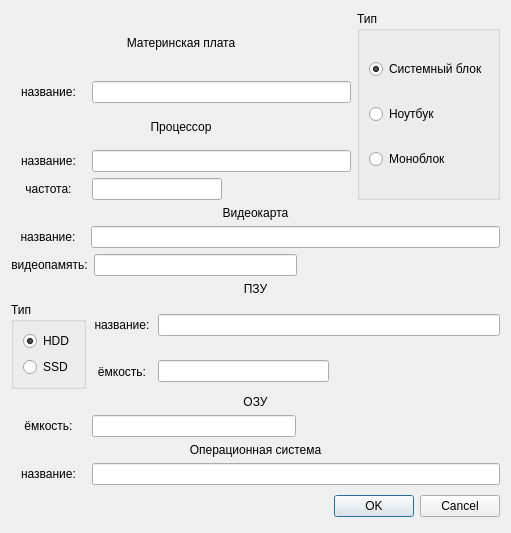
<?xml version="1.0" encoding="UTF-8"?>
<ui version="4.0">
 <class>PCInfoDialog</class>
 <widget class="QDialog" name="PCInfoDialog">
  <property name="geometry">
   <rect>
    <x>0</x>
    <y>0</y>
    <width>511</width>
    <height>533</height>
   </rect>
  </property>
  <property name="windowTitle">
   <string>Dialog</string>
  </property>
  <property name="modal">
   <bool>true</bool>
  </property>
  <layout class="QGridLayout" name="gridLayout_3">
   <item row="0" column="0">
    <layout class="QGridLayout" name="gridLayout_2">
     <item row="0" column="0">
      <layout class="QVBoxLayout" name="verticalLayout_3">
       <item>
        <widget class="QLabel" name="label_3">
         <property name="text">
          <string>Материнская плата</string>
         </property>
         <property name="alignment">
          <set>Qt::AlignCenter</set>
         </property>
        </widget>
       </item>
       <item>
        <layout class="QHBoxLayout" name="horizontalLayout_5">
         <item>
          <widget class="QLabel" name="label">
           <property name="minimumSize">
            <size>
             <width>75</width>
             <height>0</height>
            </size>
           </property>
           <property name="text">
            <string>название:</string>
           </property>
           <property name="alignment">
            <set>Qt::AlignCenter</set>
           </property>
          </widget>
         </item>
         <item>
          <widget class="QLineEdit" name="lineEdit"/>
         </item>
        </layout>
       </item>
      </layout>
     </item>
     <item row="0" column="1" rowspan="2">
      <widget class="QGroupBox" name="groupBox_3">
       <property name="title">
        <string>Тип</string>
       </property>
       <layout class="QVBoxLayout" name="verticalLayout_8">
        <item>
         <widget class="QRadioButton" name="radioButton_3">
          <property name="text">
           <string>Системный блок</string>
          </property>
          <property name="checked">
           <bool>true</bool>
          </property>
         </widget>
        </item>
        <item>
         <widget class="QRadioButton" name="radioButton_5">
          <property name="text">
           <string>Ноутбук</string>
          </property>
         </widget>
        </item>
        <item>
         <widget class="QRadioButton" name="radioButton_4">
          <property name="text">
           <string>Моноблок</string>
          </property>
         </widget>
        </item>
       </layout>
      </widget>
     </item>
     <item row="1" column="0">
      <layout class="QVBoxLayout" name="verticalLayout">
       <item>
        <widget class="QLabel" name="label_2">
         <property name="text">
          <string>Процессор</string>
         </property>
         <property name="alignment">
          <set>Qt::AlignCenter</set>
         </property>
        </widget>
       </item>
       <item>
        <layout class="QHBoxLayout" name="horizontalLayout">
         <item>
          <widget class="QLabel" name="label_4">
           <property name="minimumSize">
            <size>
             <width>75</width>
             <height>0</height>
            </size>
           </property>
           <property name="text">
            <string>название:</string>
           </property>
           <property name="alignment">
            <set>Qt::AlignCenter</set>
           </property>
          </widget>
         </item>
         <item>
          <widget class="QLineEdit" name="lineEdit_2"/>
         </item>
        </layout>
       </item>
       <item>
        <layout class="QHBoxLayout" name="horizontalLayout_2">
         <item>
          <widget class="QLabel" name="label_5">
           <property name="minimumSize">
            <size>
             <width>75</width>
             <height>0</height>
            </size>
           </property>
           <property name="text">
            <string>частота:</string>
           </property>
           <property name="alignment">
            <set>Qt::AlignCenter</set>
           </property>
          </widget>
         </item>
         <item>
          <widget class="QLineEdit" name="lineEdit_3"/>
         </item>
         <item>
          <spacer name="horizontalSpacer_2">
           <property name="orientation">
            <enum>Qt::Horizontal</enum>
           </property>
           <property name="sizeHint" stdset="0">
            <size>
             <width>40</width>
             <height>20</height>
            </size>
           </property>
          </spacer>
         </item>
        </layout>
       </item>
      </layout>
     </item>
    </layout>
   </item>
   <item row="1" column="0">
    <layout class="QVBoxLayout" name="verticalLayout_9">
     <item>
      <layout class="QVBoxLayout" name="verticalLayout_2">
       <item>
        <widget class="QLabel" name="label_7">
         <property name="text">
          <string>Видеокарта</string>
         </property>
         <property name="alignment">
          <set>Qt::AlignCenter</set>
         </property>
        </widget>
       </item>
       <item>
        <layout class="QHBoxLayout" name="horizontalLayout_4">
         <item>
          <widget class="QLabel" name="label_6">
           <property name="minimumSize">
            <size>
             <width>74</width>
             <height>0</height>
            </size>
           </property>
           <property name="text">
            <string>название:</string>
           </property>
           <property name="alignment">
            <set>Qt::AlignCenter</set>
           </property>
          </widget>
         </item>
         <item>
          <widget class="QLineEdit" name="lineEdit_4"/>
         </item>
        </layout>
       </item>
       <item>
        <layout class="QHBoxLayout" name="horizontalLayout_3">
         <item>
          <widget class="QLabel" name="label_9">
           <property name="minimumSize">
            <size>
             <width>75</width>
             <height>0</height>
            </size>
           </property>
           <property name="text">
            <string>видеопамять:</string>
           </property>
           <property name="alignment">
            <set>Qt::AlignCenter</set>
           </property>
          </widget>
         </item>
         <item>
          <widget class="QLineEdit" name="lineEdit_5"/>
         </item>
         <item>
          <spacer name="horizontalSpacer">
           <property name="orientation">
            <enum>Qt::Horizontal</enum>
           </property>
           <property name="sizeHint" stdset="0">
            <size>
             <width>40</width>
             <height>20</height>
            </size>
           </property>
          </spacer>
         </item>
        </layout>
       </item>
      </layout>
     </item>
     <item>
      <layout class="QVBoxLayout" name="verticalLayout_7">
       <item>
        <widget class="QLabel" name="label_12">
         <property name="text">
          <string>ПЗУ</string>
         </property>
         <property name="alignment">
          <set>Qt::AlignCenter</set>
         </property>
        </widget>
       </item>
       <item>
        <layout class="QGridLayout" name="gridLayout">
         <item row="0" column="0" rowspan="2">
          <widget class="QGroupBox" name="groupBox">
           <property name="minimumSize">
            <size>
             <width>75</width>
             <height>0</height>
            </size>
           </property>
           <property name="title">
            <string>Тип</string>
           </property>
           <layout class="QVBoxLayout" name="verticalLayout_6">
            <item>
             <widget class="QRadioButton" name="radioButton">
              <property name="text">
               <string>HDD</string>
              </property>
              <property name="checked">
               <bool>true</bool>
              </property>
             </widget>
            </item>
            <item>
             <widget class="QRadioButton" name="radioButton_2">
              <property name="text">
               <string>SSD</string>
              </property>
             </widget>
            </item>
           </layout>
          </widget>
         </item>
         <item row="1" column="1">
          <layout class="QHBoxLayout" name="horizontalLayout_8">
           <item>
            <widget class="QLabel" name="label_14">
             <property name="minimumSize">
              <size>
               <width>60</width>
               <height>0</height>
              </size>
             </property>
             <property name="text">
              <string>ёмкость:</string>
             </property>
             <property name="alignment">
              <set>Qt::AlignCenter</set>
             </property>
            </widget>
           </item>
           <item>
            <widget class="QLineEdit" name="lineEdit_8"/>
           </item>
           <item>
            <spacer name="horizontalSpacer_3">
             <property name="orientation">
              <enum>Qt::Horizontal</enum>
             </property>
             <property name="sizeHint" stdset="0">
              <size>
               <width>40</width>
               <height>20</height>
              </size>
             </property>
            </spacer>
           </item>
          </layout>
         </item>
         <item row="0" column="1">
          <layout class="QHBoxLayout" name="horizontalLayout_7">
           <item>
            <widget class="QLabel" name="label_13">
             <property name="minimumSize">
              <size>
               <width>60</width>
               <height>0</height>
              </size>
             </property>
             <property name="text">
              <string>название:</string>
             </property>
             <property name="alignment">
              <set>Qt::AlignCenter</set>
             </property>
            </widget>
           </item>
           <item>
            <widget class="QLineEdit" name="lineEdit_7"/>
           </item>
          </layout>
         </item>
        </layout>
       </item>
      </layout>
     </item>
     <item>
      <layout class="QVBoxLayout" name="verticalLayout_5">
       <item>
        <widget class="QLabel" name="label_10">
         <property name="text">
          <string>ОЗУ</string>
         </property>
         <property name="alignment">
          <set>Qt::AlignCenter</set>
         </property>
        </widget>
       </item>
       <item>
        <layout class="QHBoxLayout" name="horizontalLayout_6">
         <item>
          <widget class="QLabel" name="label_11">
           <property name="minimumSize">
            <size>
             <width>75</width>
             <height>0</height>
            </size>
           </property>
           <property name="text">
            <string>ёмкость:</string>
           </property>
           <property name="alignment">
            <set>Qt::AlignCenter</set>
           </property>
          </widget>
         </item>
         <item>
          <widget class="QLineEdit" name="lineEdit_6"/>
         </item>
         <item>
          <spacer name="horizontalSpacer_4">
           <property name="orientation">
            <enum>Qt::Horizontal</enum>
           </property>
           <property name="sizeHint" stdset="0">
            <size>
             <width>40</width>
             <height>20</height>
            </size>
           </property>
          </spacer>
         </item>
        </layout>
       </item>
      </layout>
     </item>
     <item>
      <layout class="QVBoxLayout" name="verticalLayout_4">
       <item>
        <widget class="QLabel" name="label_15">
         <property name="text">
          <string>Операционная система</string>
         </property>
         <property name="alignment">
          <set>Qt::AlignCenter</set>
         </property>
        </widget>
       </item>
       <item>
        <layout class="QHBoxLayout" name="horizontalLayout_9">
         <item>
          <widget class="QLabel" name="label_16">
           <property name="minimumSize">
            <size>
             <width>75</width>
             <height>0</height>
            </size>
           </property>
           <property name="text">
            <string>название:</string>
           </property>
           <property name="alignment">
            <set>Qt::AlignCenter</set>
           </property>
          </widget>
         </item>
         <item>
          <widget class="QLineEdit" name="lineEdit_9"/>
         </item>
        </layout>
       </item>
      </layout>
     </item>
    </layout>
   </item>
   <item row="2" column="0">
    <layout class="QHBoxLayout">
     <property name="spacing">
      <number>6</number>
     </property>
     <property name="margin" stdset="0">
      <number>0</number>
     </property>
     <item>
      <spacer>
       <property name="orientation">
        <enum>Qt::Horizontal</enum>
       </property>
       <property name="sizeHint" stdset="0">
        <size>
         <width>131</width>
         <height>31</height>
        </size>
       </property>
      </spacer>
     </item>
     <item>
      <widget class="QPushButton" name="okButton">
       <property name="text">
        <string>OK</string>
       </property>
      </widget>
     </item>
     <item>
      <widget class="QPushButton" name="cancelButton">
       <property name="text">
        <string>Cancel</string>
       </property>
      </widget>
     </item>
    </layout>
   </item>
  </layout>
 </widget>
 <resources/>
 <connections>
  <connection>
   <sender>okButton</sender>
   <signal>clicked()</signal>
   <receiver>PCInfoDialog</receiver>
   <slot>accept()</slot>
   <hints>
    <hint type="sourcelabel">
     <x>278</x>
     <y>253</y>
    </hint>
    <hint type="destinationlabel">
     <x>96</x>
     <y>254</y>
    </hint>
   </hints>
  </connection>
  <connection>
   <sender>cancelButton</sender>
   <signal>clicked()</signal>
   <receiver>PCInfoDialog</receiver>
   <slot>reject()</slot>
   <hints>
    <hint type="sourcelabel">
     <x>369</x>
     <y>253</y>
    </hint>
    <hint type="destinationlabel">
     <x>179</x>
     <y>282</y>
    </hint>
   </hints>
  </connection>
 </connections>
</ui>
